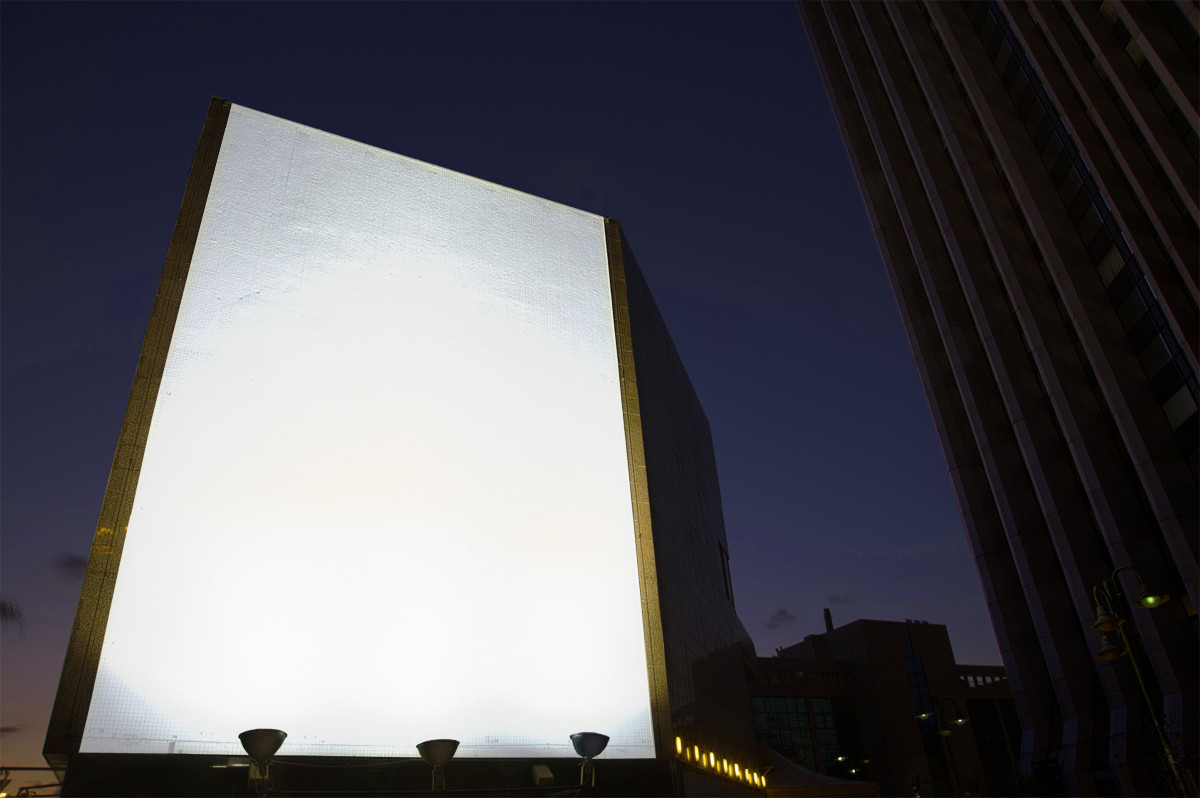
%> input picture dataset/billboard/billboard_1.jpg, 1200 x 798 px
$ octave getmask2.m   (GNU Octave 9; MATLAB toolbox functions it lacks are replaced by stand-ins)
%> lines starting %> are read from the running program, lines starting %| are printed output that depends on the picture; in (x1, y1, x2, y2) boxes, pixels count from 0 and x2, y2 are one past the last pixel; in counts of white or black regions, pixels touching at a corner belong together; the program's own positions count from 1
im_0 = imread('dataset/billboard/billboard_1.jpg');
%> im_0 is the input picture: size 798x1200x3 uint8; mean R, G, B 88.5, 87.6, 93.1
mask = min(im_0,[],3)>140;
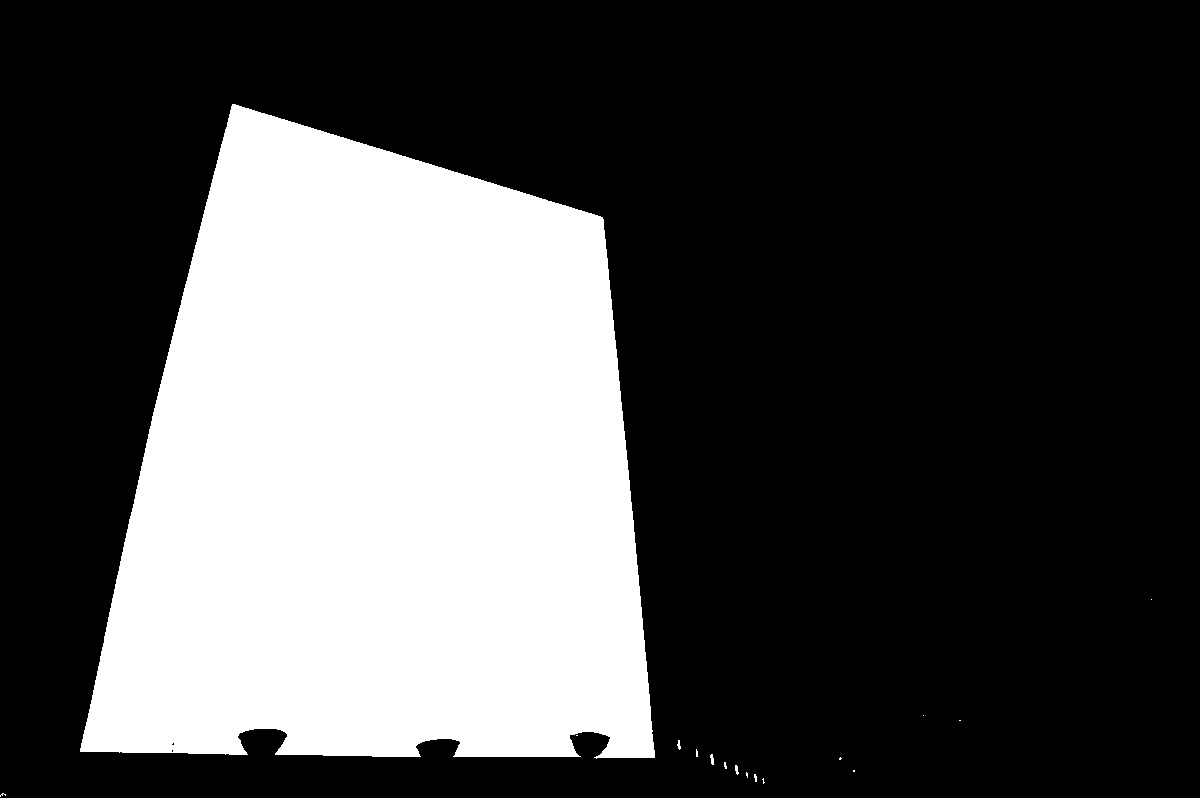
%> mask: size 798x1200 logical; 29.8% white; 16 white regions (12 under 20 px), largest, box (x1, y1, x2, y2) and area: (80, 104, 655, 759) 284929, (710, 754, 714, 765) 31, (735, 765, 739, 775) 26, (677, 740, 681, 750) 24
mask = bwareaopen(mask,400);
%> mask: size 798x1200 logical; 29.8% white; 1 white region, box (x1, y1, x2, y2) and area: (80, 104, 655, 759) 284929
mask = repmat(mask.*255,[1,1,3]);
save('dataset/billboard/mask2.mat','mask');
imwrite(mask,'dataset/billboard/mask2.jpg');
figure;imshow(mask);
remain = double(mask ~= 0) .* double(im_0);
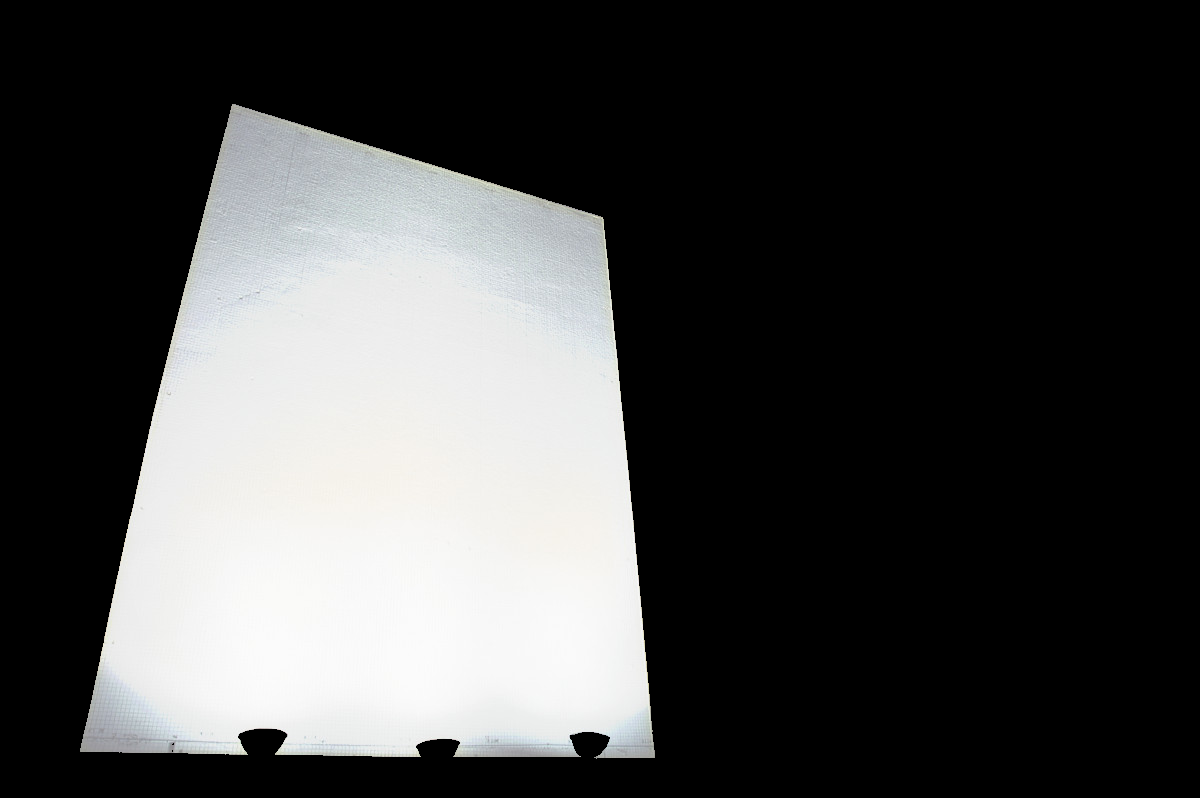
%> remain: size 798x1200x3 double; mean R, G, B 68.8, 69.2, 69
figure;imshow(uint8(remain));

$ run again, with dataset/billboard/billboard_cat_color0.jpg copied over dataset/billboard/billboard_1.jpg
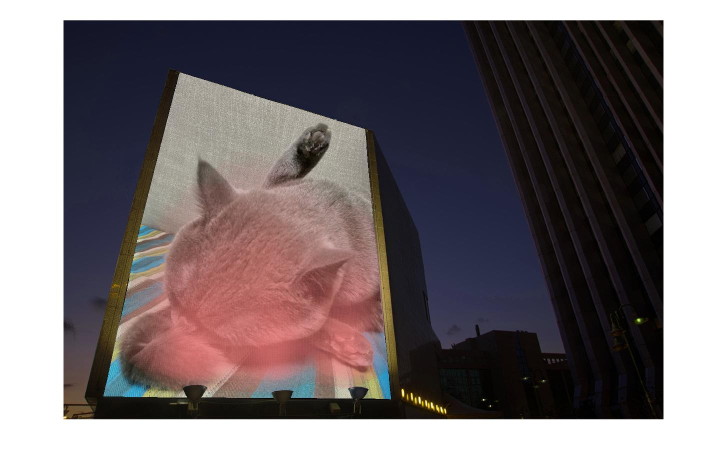
%> input picture dataset/billboard/billboard_cat_color0.jpg, 1454 x 952 px (shown at 1/2 size)
%> im_0 is the input picture: size 952x1454x3 uint8; mean R, G, B 124.8, 116.5, 119.2
%> `mask = min(im_0,[],3)>140;`:
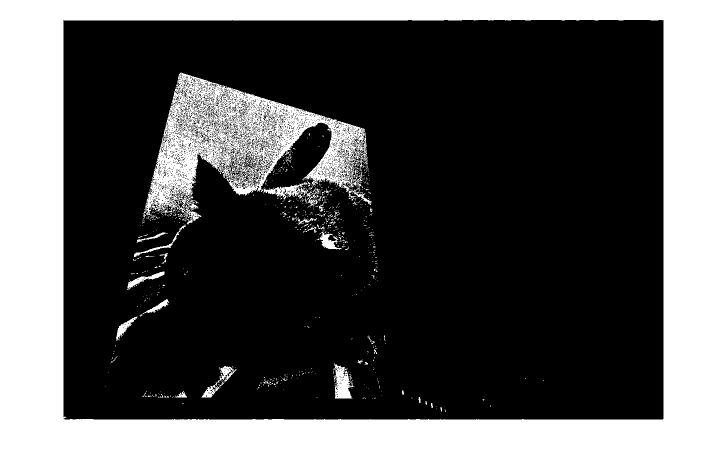
%> mask: size 952x1454 logical (shown at 1/2 size); 35.1% white; 809 white regions (765 under 20 px), largest, box (x1, y1, x2, y2) and area: (0, 0, 1454, 952) 426419, (286, 145, 743, 449) 48642, (668, 727, 709, 797) 1639
%> `remain = double(mask ~= 0) .* double(im_0);`:
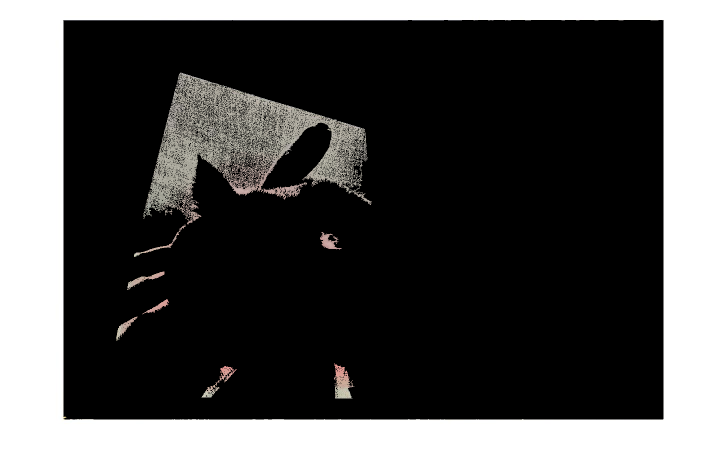
%> remain: size 952x1454x3 double (shown at 1/2 size); mean R, G, B 85.4, 85.1, 84.6
